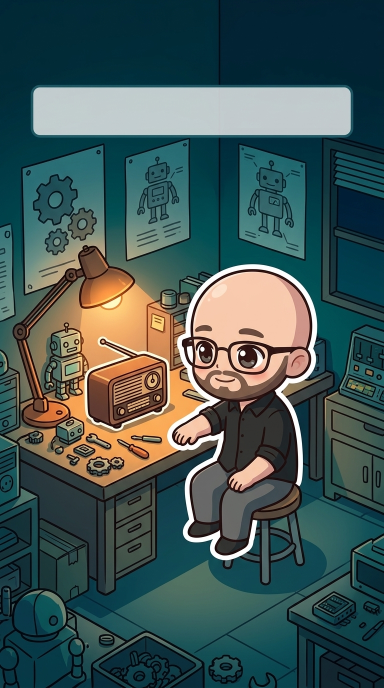
#> input picture docs/sosyal-medya/matro-radyo-reels/assets/image/chibi-acilis-kaynagi.png, 768 x 1376 px, given in place of matro-beyaz.png, which was not available (shown at 1/2 size)
$ python generate_graphics.py
#> lines starting #> are read from the running program, lines starting #| are printed output that depends on the picture; pictures that were not available may be replaced by others from this repository, and a replacement may not be noted
#!/usr/bin/env python3
"""Recreate the transparent title layers and closing poster with Pillow."""

from pathlib import Path
from PIL import Image, ImageDraw, ImageFont


HERE = Path(__file__).resolve().parents[1]
ASSETS = HERE / "assets"
GRAPHICS = ASSETS / "graphics"
W, H = 720, 1280
WHITE = (247, 247, 240, 255)
TEAL = (117, 213, 208, 255)
MUTED = (224, 231, 227, 255)
BG = (5, 15, 19)


def get_font(size: int, bold: bool = True):
    candidates = (
        ["/System/Library/Fonts/Supplemental/Arial Bold.ttf", "/Library/Fonts/Arial Bold.ttf"]
        if bold else
        ["/System/Library/Fonts/Supplemental/Arial.ttf", "/Library/Fonts/Arial.ttf"]
    )
    for candidate in candidates:
        if Path(candidate).is_file():
            return ImageFont.truetype(candidate, size)
    raise SystemExit("Arial fontu bulunamadı. generate_graphics.py içinde get_font() yolunu sistem fontunuza göre ayarlayın.")


def text(draw, point, value, size, color=WHITE, bold=True):
    draw.text(point, value, font=get_font(size, bold), fill=color)


def gradient(image, y0, y1, max_alpha, reverse=False):
    pixels = image.load()
    for y in range(y0, y1):
        t = (y - y0) / max(1, y1 - y0 - 1)
        alpha = int(max_alpha * (1 - t if reverse else t))
        for x in range(W):
            pixels[x, y] = (*BG, alpha)


def new_layer():
    return Image.new("RGBA", (W, H), (0, 0, 0, 0))


def fit_cover(image):
    image = image.convert("RGB")
    sw, sh = image.size
    scale = max(W / sw, H / sh)
    image = image.resize((int(sw * scale), int(sh * scale)), Image.Resampling.LANCZOS)
    left, top = (image.width - W) // 2, (image.height - H) // 2
    return image.crop((left, top, left + W, top + H)).convert("RGBA")


def main():
    GRAPHICS.mkdir(parents=True, exist_ok=True)
    logo_matro = Image.open(ASSETS / "logos" / "matro-beyaz.png").convert("RGBA")
    logo_btu = Image.open(ASSETS / "logos" / "btu-beyaz.png").convert("RGBA")
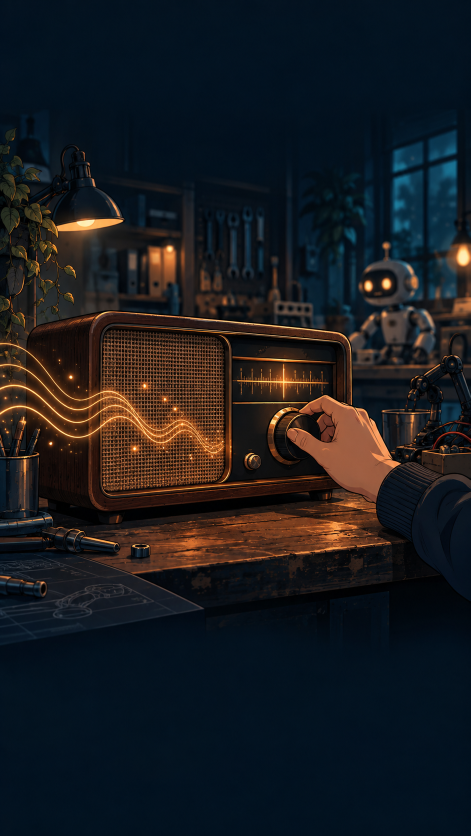
#> input picture docs/sosyal-medya/matro-radyo-reels/assets/image/radyo-sahne-kaynagi.png, 941 x 1672 px, given in place of btu-beyaz.png, which was not available (shown at 1/2 size)

    # Site scene overlay.
    layer = new_layer()
#> layer: PIL image 720x1280 RGBA; every value is 0
    gradient(layer, 0, 350, 180)
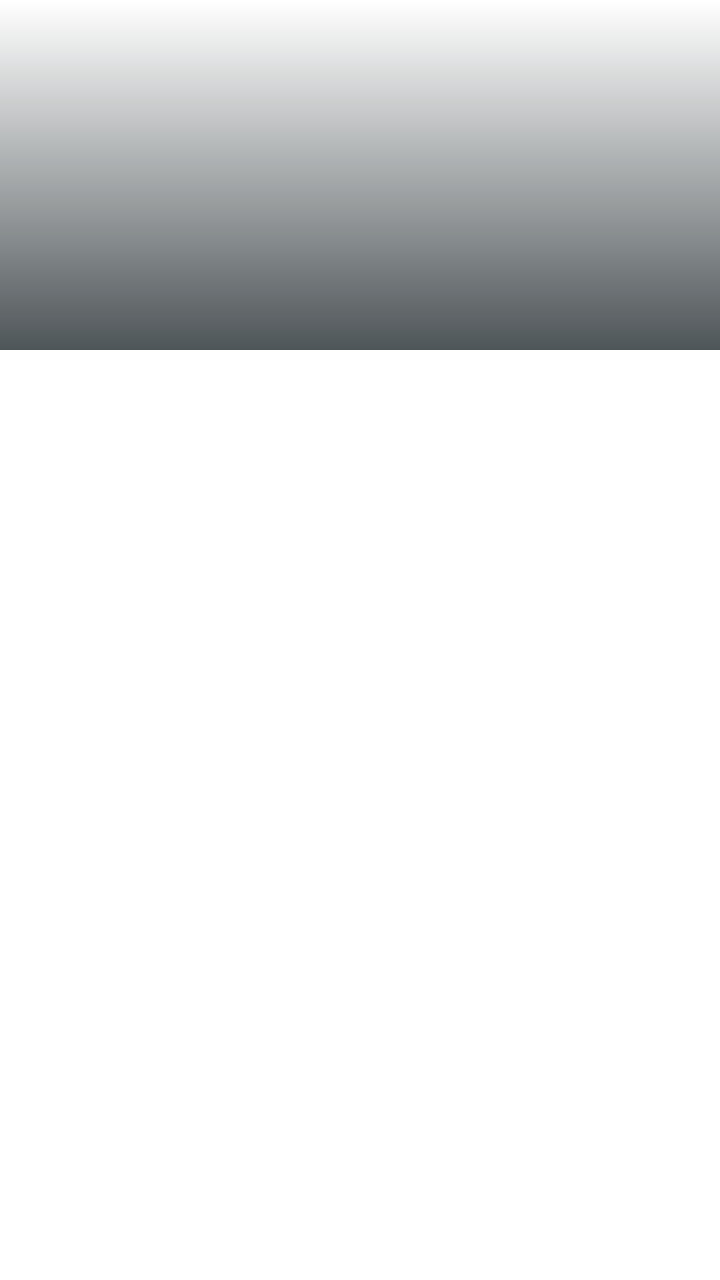
#> layer: PIL image 720x1280 RGBA; mean R, G, B, A 1.4, 4.1, 5.2, 24.5; transparent parts drawn white
    gradient(layer, 970, 1280, 235)
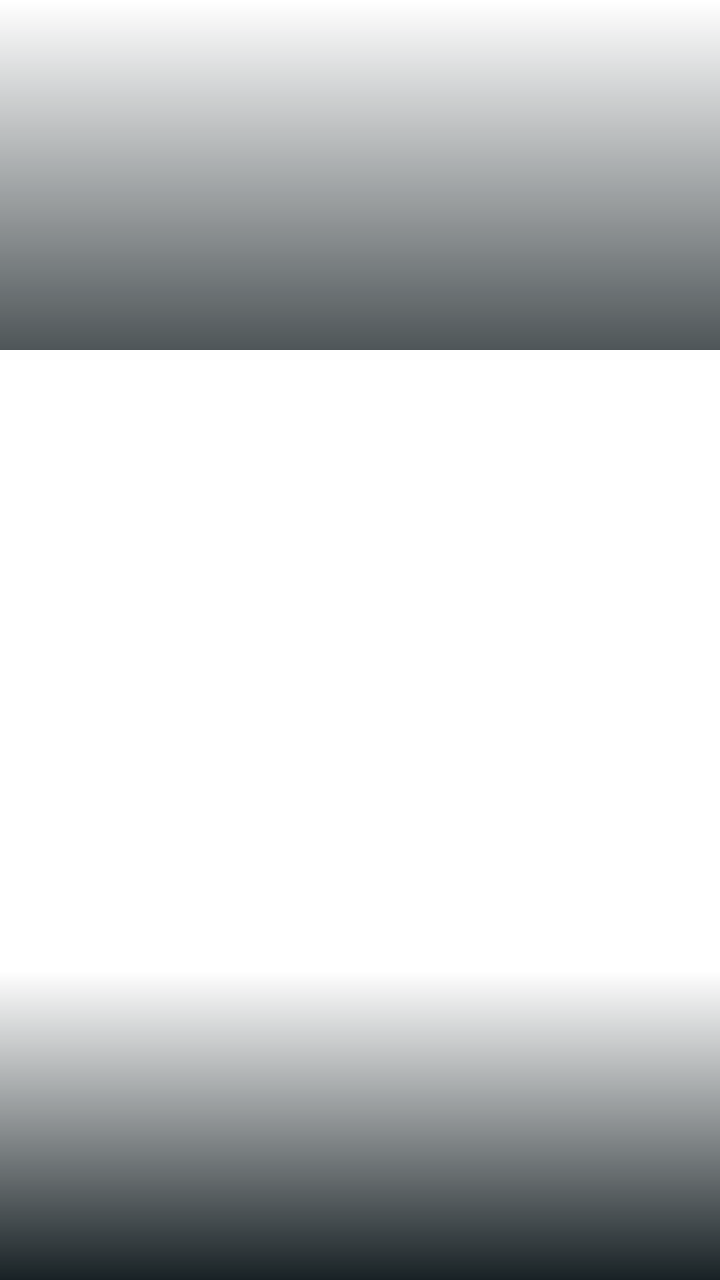
#> layer: PIL image 720x1280 RGBA; mean R, G, B, A 2.6, 7.7, 9.8, 52.8; transparent parts drawn white
    draw = ImageDraw.Draw(layer)
    layer.alpha_composite(logo_matro.resize((64, 64), Image.Resampling.LANCZOS), (48, 54))
    draw = ImageDraw.Draw(layer)
    text(draw, (128, 58), "BTÜ MATRO", 27)
    text(draw, (130, 95), "ROBOTİK VE OTOMASYON TOPLULUĞU", 16, MUTED)
    text(draw, (50, 168), "ATÖLYEDE BAŞLAR.", 43)
    text(draw, (50, 218), "SAHADA KANITLANIR.", 39, TEAL)
    text(draw, (50, 1058), "HAVADA  ·  KARADA  ·  DENİZDE", 21, MUTED)
    text(draw, (50, 1100), "btumatro.com", 43)
    draw.rounded_rectangle((50, 1170, 670, 1174), 2, fill=TEAL)
    text(draw, (50, 1191), "Profildeki linke tıklayın.", 20, TEAL)
    layer.save(GRAPHICS / "site-yazi-katmani.png")

    # Radio scene overlay.
    layer = new_layer()
    gradient(layer, 0, 280, 170)
    gradient(layer, 990, 1280, 230)
    draw = ImageDraw.Draw(layer)
    text(draw, (48, 66), "MATRO RADYO", 43)
    text(draw, (50, 119), "ATÖLYEDEN SAHAYA", 22, TEAL)
    text(draw, (48, 1032), "Atölyede Başlar", 37)
    text(draw, (50, 1080), "Topluluk şarkıları  ·  MATRO hikâyeleri", 22, MUTED)
    text(draw, (50, 1180), "Sitedeki Radyo düğmesine dokun.", 20, TEAL)
    layer.save(GRAPHICS / "radyo-yazi-katmani.png")

    # Opening title band masks transient model-generated pseudo-text.
    layer = new_layer()
    draw = ImageDraw.Draw(layer)
    draw.rectangle((0, 126, W, 276), fill=(5, 15, 19, 255))
    layer.alpha_composite(logo_matro.resize((68, 68), Image.Resampling.LANCZOS), (48, 165))
    draw = ImageDraw.Draw(layer)
    text(draw, (140, 166), "MATRO RADYO", 35)
    text(draw, (142, 209), "FREKANS BULUNDU", 20, TEAL)
    layer.save(GRAPHICS / "acilis-yazisi.png")

    # Closing poster uses a still from the same chibi Omni opener.
    poster = fit_cover(Image.open(ASSETS / "image" / "kapanis-kare-kaynagi.png"))
    shade = new_layer()
    gradient(shade, 0, 400, 205)
    gradient(shade, 1030, 1280, 235)
    poster.alpha_composite(shade)
    draw = ImageDraw.Draw(poster)
    poster.alpha_composite(logo_matro.resize((100, 100), Image.Resampling.LANCZOS), (48, 48))
    poster.alpha_composite(logo_btu.resize((248, 58), Image.Resampling.LANCZOS), (420, 70))
    draw = ImageDraw.Draw(poster)
    text(draw, (46, 207), "ATÖLYEDE BAŞLAR.", 39)
    text(draw, (46, 260), "SAHADA KANITLANIR.", 36, TEAL)
    text(draw, (49, 321), "Takımlar · Projeler · Başarılar", 21, MUTED)
    draw.rounded_rectangle((34, 1080, 686, 1238), 24, fill=(5, 15, 19, 240), outline=TEAL, width=2)
    text(draw, (64, 1101), "MATRO RADYO", 26, TEAL)
    text(draw, (64, 1142), "Topluluk şarkıları ve hikâyeler.", 19, WHITE, False)
    draw.rounded_rectangle((430, 1120, 658, 1202), 18, fill=TEAL)
    label = "btumatro.com"
    font = get_font(23)
    box = draw.textbbox((0, 0), label, font=font)
    draw.text((544 - (box[2] - box[0]) / 2, 1148), label, font=font, fill=(5, 15, 19, 255))
    poster.convert("RGB").save(GRAPHICS / "kapanis-afisi.png", quality=96)
    print("Başlık katmanları ve kapanış afişi güncellendi.")


if __name__ == "__main__":
#> (the run stopped early here; a loop or call above may not have finished)
